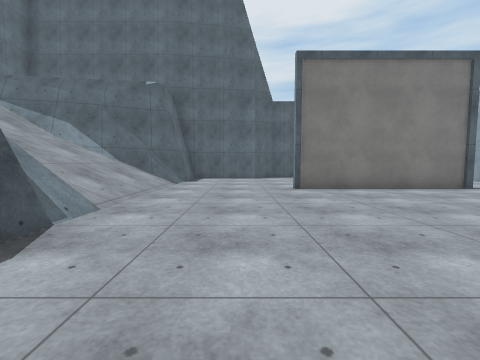
View 1 (above)

18 first-person views from a walk through a 3-D level made in the Unity game engine. The camera is 1.2 m above the floor, tilts 4° down and sees 90° across. The floor is counted in squares, 1.7 m on a side. Each view is taken from the middle of a square. On the plan, view 1 faces up. The plan holds only what a view shows up to about 9 squares ahead; the rest is blank. The place goes on beyond the plan. The player character is not drawn. Surface patterns are stand-ins for the level's own textures.

View 2
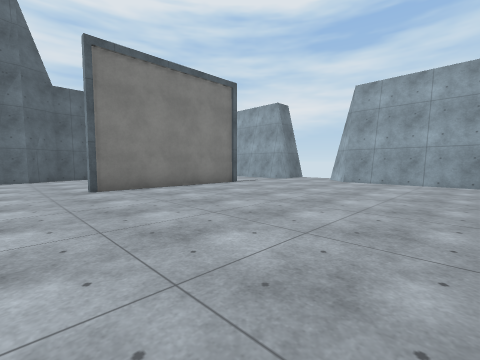

View 3
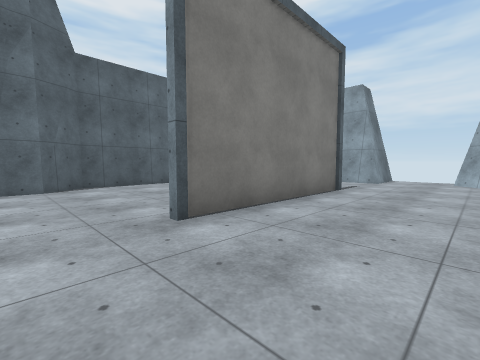

View 4
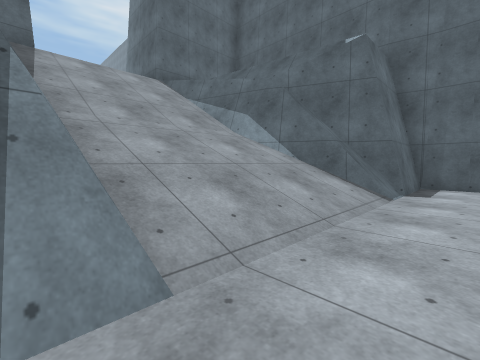

View 5
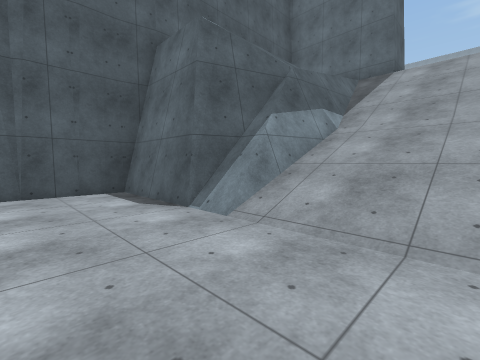

View 6
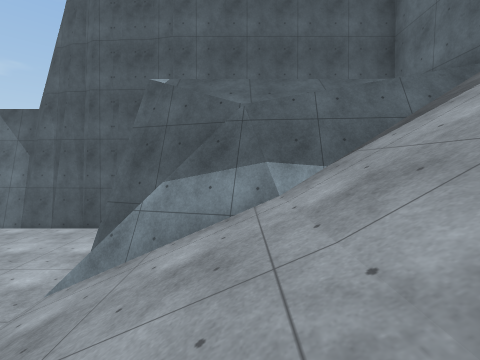

View 7
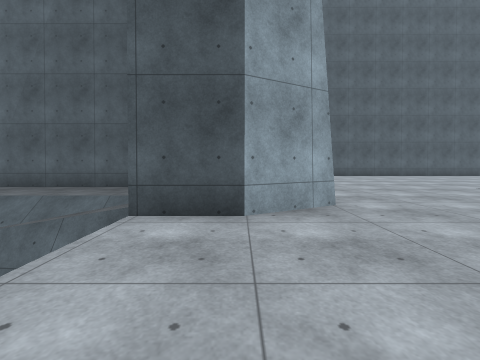

View 8
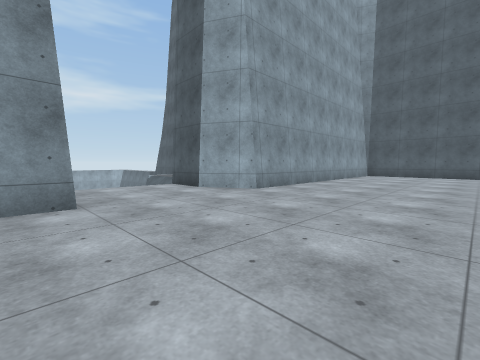

View 9
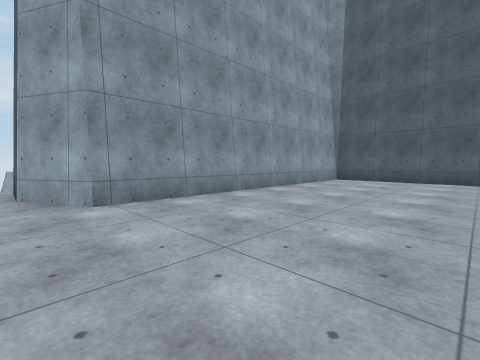

View 10
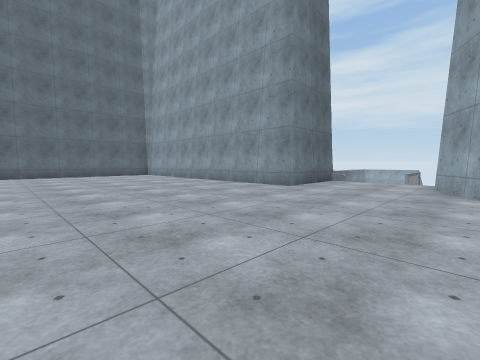

View 11
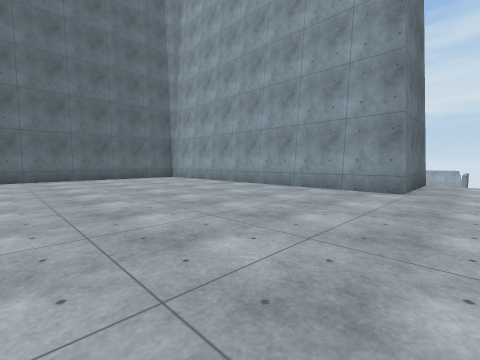

View 12
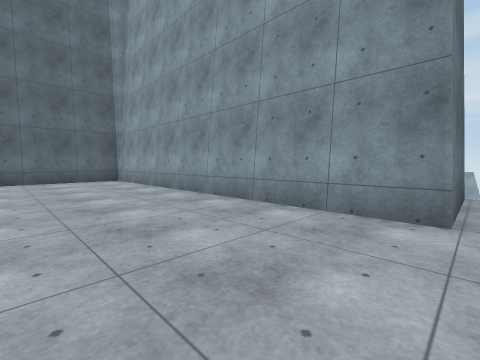

View 13
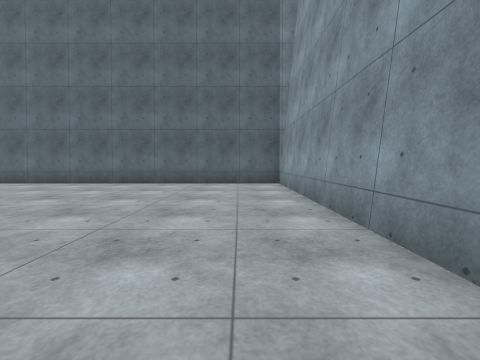

View 14
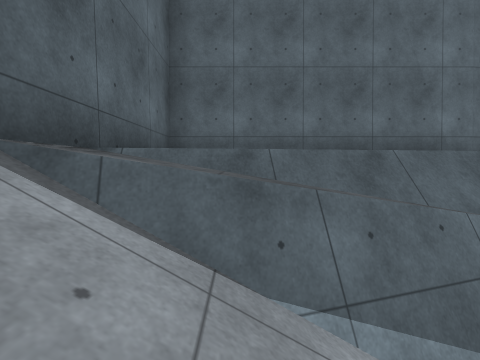

View 15
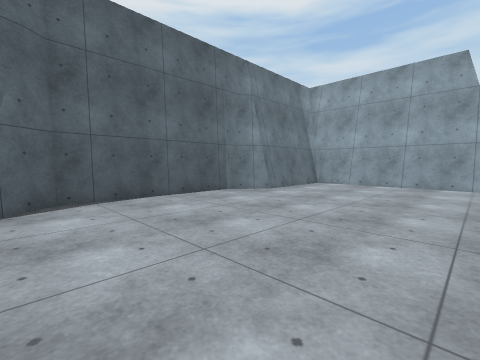

View 16
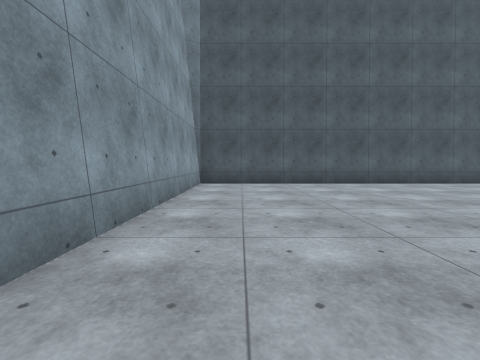

View 17
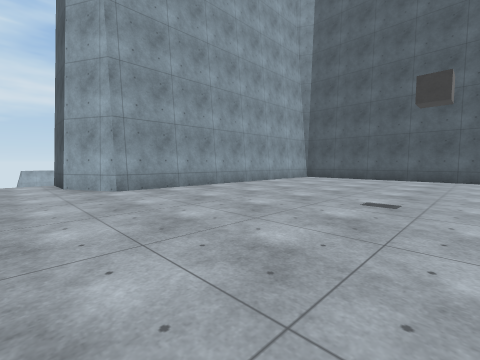

View 18
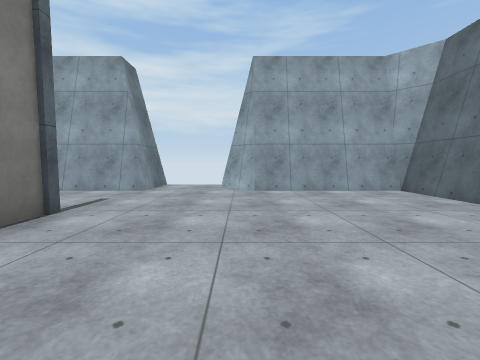

### Floor plan
Key: @ floor where view 1 was taken; # wall or solid block; x gap in a wall; . main floor; - floor 0.25 m lower than the main floor; _ floor 6.25 m lower than the main floor; / step, stairs or slope; = window, fence, low wall or low ledge.
Columns run from 19 left of view 1 to 11 right of it. Each row starts with its distance up from view 1.
 18 ########
 17 .......#
 16 .......#
 15 .......#
 14 .......#
 13 .......#
 12 .......#        ##########  ##
 11 .......#####    #________///_#
 10 .......###      #___________/
  9 .......### ##  ##___________/
  8 .......###/######___________/
  7 ..........///////____#####__/##
  6 ..........///////_____________
  5 ..........///////_____________
  4 ..........///////____________#
  3 .......###/==####/__________/
  2 .......###x ----#/__________/
  1 .......###..... #/__________/
  0 .......##########__@_///////_#
 -1 .......#        ######      ##
 -2 .......#
 -3 .......#
 -4 .......#
 -5 .......#
 -6 .......#
 -7 ########

Positions as (right, up) in squares from view 1, and headings:
1: (0, 0), facing up
2: (0, 0), facing up-right
3: (0, 4), facing up-right
4: (-1, 3), facing up-left
5: (0, 6), facing down-left
6: (-5, 7), facing down
7: (-11, 7), facing down
8: (-17, 8), facing down-right
9: (-17, 4), facing down-right
10: (-19, 3), facing up-right
11: (-19, 6), facing up-right
12: (-16, 7), facing up-right
13: (-14, 9), facing up
14: (-8, 6), facing up
15: (1, 7), facing up-right
16: (-14, 2), facing down
17: (-19, 5), facing down-right
18: (3, 4), facing right
